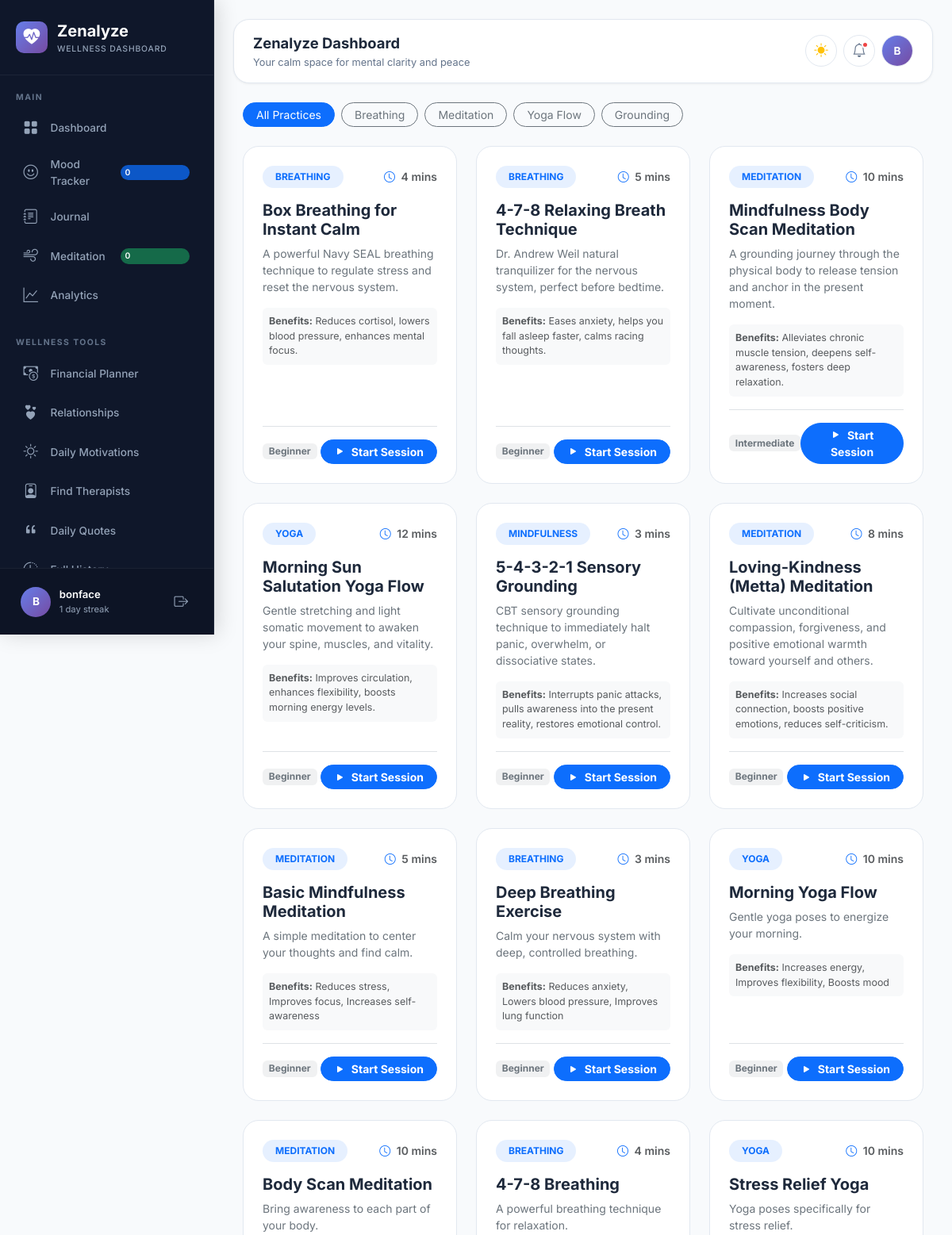
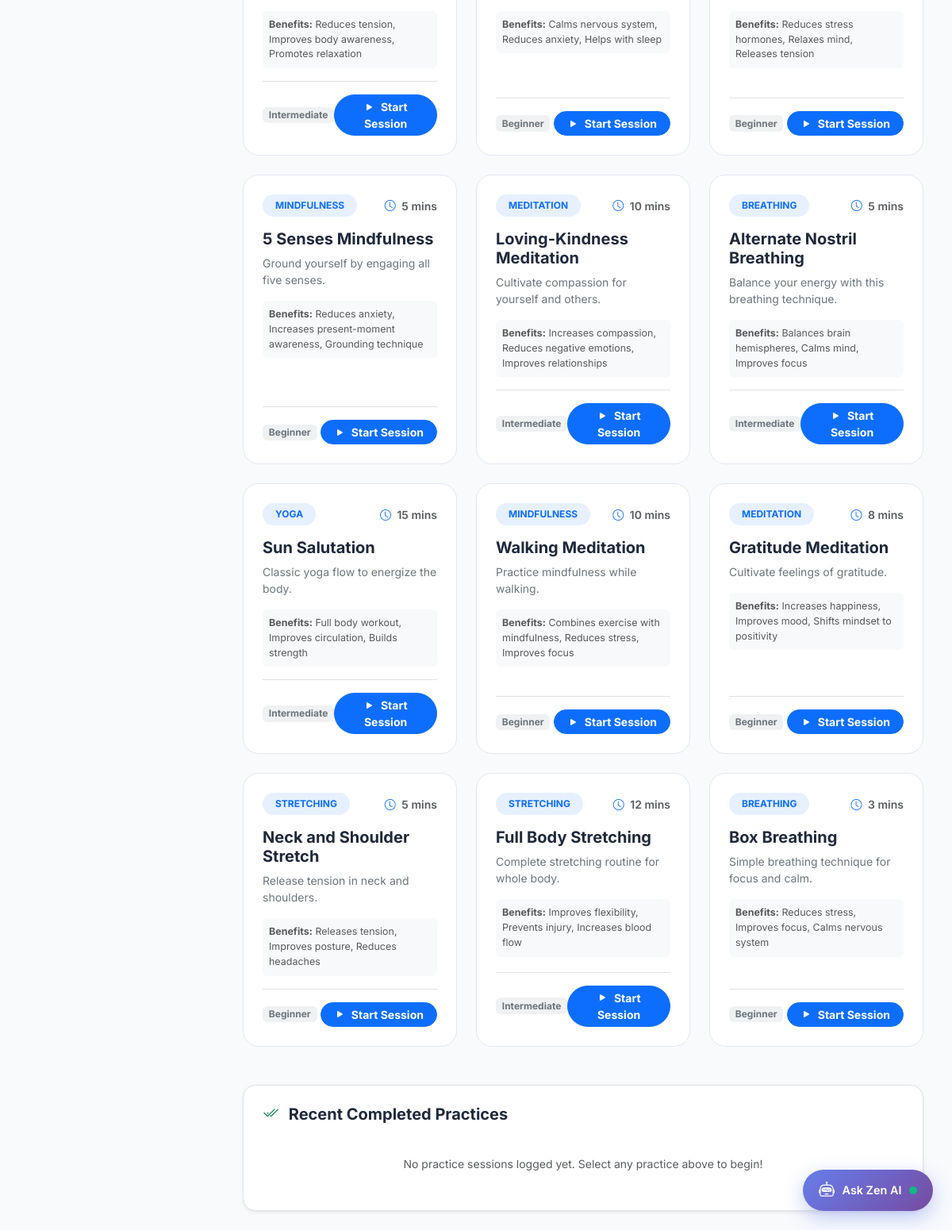
/exercises/ (signed in), run on the app's committed database (2 pictures, top to bottom).
### apps/accounts/models.py (models this page shows, shortened)
class User(AbstractUser):
    ROLE_CHOICES = [
        ('user', 'User'),
        ('admin', 'Admin'),
        ('therapist', 'Therapist'),
        ('moderator', 'Moderator'),
    ]
    email = models.EmailField(unique=True)
    full_name = models.CharField(max_length=150, blank=True)
    display_name = models.CharField(max_length=100, blank=True, null=True)
    avatar_url = models.CharField(max_length=500, blank=True, null=True)
    avatar = models.ImageField(upload_to='avatars/', blank=True, null=True)
    streak_days = models.IntegerField(default=0)
    wellness_score = models.IntegerField(default=50)
    role = models.CharField(max_length=20, choices=ROLE_CHOICES, default='user')
    emergency_contact_name = models.CharField(max_length=100, blank=True, null=True)
    emergency_contact_phone = models.CharField(max_length=50, blank=True, null=True)
    last_active = models.DateTimeField(auto_now=True)
    @property
    def is_admin_user(self):
        return self.role == 'admin' or self.is_superuser or self.is_staff
    @property
    def avatar_display_url(self):
        if self.avatar and hasattr(self.avatar, 'url'):
            return self.avatar.url
        if self.avatar_url:
            if self.avatar_url.startswith('http') or self.avatar_url.startswith('/'):
                return self.avatar_url
            return f"/{self.avatar_url}"
        return None
    @property
    def display_title(self):
        if self.display_name:
            return self.display_name
        if self.full_name:
            return self.full_name
        return self.username

### apps/wellness/models.py (models this page shows, shortened)
class Exercise(models.Model):
    DIFFICULTY_CHOICES = [
        ('beginner', 'Beginner'),
        ('intermediate', 'Intermediate'),
        ('advanced', 'Advanced'),
    ]
    title = models.CharField(max_length=255)
    description = models.TextField(blank=True)
    category = models.CharField(max_length=100, default='meditation')
    difficulty_level = models.CharField(max_length=20, choices=DIFFICULTY_CHOICES, default='beginner')
    duration_minutes = models.IntegerField(default=5)
    video_url = models.CharField(max_length=500, blank=True)
    video_type = models.CharField(max_length=20, default='youtube')
    thumbnail_image = models.CharField(max_length=500, blank=True)
    instructions = models.TextField(blank=True)
    benefits = models.TextField(blank=True)
    is_guided = models.BooleanField(default=False)
    is_featured = models.BooleanField(default=False)
    is_active = models.BooleanField(default=True)
    display_order = models.IntegerField(default=0)
    created_by = models.ForeignKey(settings.AUTH_USER_MODEL, on_delete=models.SET_NULL, null=True, blank=True)
    created_at = models.DateTimeField(auto_now_add=True)
    updated_at = models.DateTimeField(auto_now=True)
    class Meta:
        ordering = ['-is_featured', 'display_order', '-created_at']

### apps/wellness/views.py (the view, shortened to what this page needs)
# urls.py: path('exercises/', views.exercises_view, name='exercises'),
@login_required
def exercises_view(request):
    exercises = Exercise.objects.filter(is_active=True).order_by('-is_featured', 'display_order')
    user_sessions = UserExerciseSession.objects.filter(user=request.user)[:5]
    return render(request, 'wellness/exercises.html', {
        'exercises': exercises,
        'sessions': user_sessions,
        'completed_count': UserExerciseSession.objects.filter(user=request.user).count()
    })

### apps/notifications/models.py (called while the page is built)
    @property
    def icon_class(self):
        icon_map = {
            'system': 'bi-gear',
            'reminder': 'bi-bell',
            'achievement': 'bi-trophy',
            'community': 'bi-people',
            'mood': 'bi-emoji-smile',
            'journal': 'bi-journal-text',
            'wellness': 'bi-heart',
            'quote': 'bi-quote',
            'crisis': 'bi-exclamation-triangle',
            'message': 'bi-chat',
        }
        return icon_map.get(self.type, 'bi-bell')

### templates/wellness/exercises.html (shortened to what this page needs)
{% extends 'base_dashboard.html' %}
{% load static %}
{% block dashboard_content %}
<div class="container-fluid">
    <div class="d-flex flex-wrap gap-2 mb-4">
        <a href="?cat=" class="btn btn-sm {% if not selected_cat %}btn-primary{% else %}btn-outline-secondary{% endif %} rounded-pill px-3">All Practices</a>
        <a href="?cat=breathing" class="btn btn-sm {% if selected_cat == 'breathing' %}btn-primary{% else %}btn-outline-secondary{% endif %} rounded-pill px-3">Breathing</a>
        <a href="?cat=meditation" class="btn btn-sm {% if selected_cat == 'meditation' %}btn-primary{% else %}btn-outline-secondary{% endif %} rounded-pill px-3">Meditation</a>
        <a href="?cat=yoga" class="btn btn-sm {% if selected_cat == 'yoga' %}btn-primary{% else %}btn-outline-secondary{% endif %} rounded-pill px-3">Yoga Flow</a>
        <a href="?cat=mindfulness" class="btn btn-sm {% if selected_cat == 'mindfulness' %}btn-primary{% else %}btn-outline-secondary{% endif %} rounded-pill px-3">Grounding</a>
    </div>
    <div class="row g-4 mb-5">
        {% for ex in exercises %}
        <div class="col-md-6 col-lg-4">
            <div class="exercise-card">
                <div>
                    <div class="d-flex justify-content-between align-items-center mb-3">
                        <span class="badge bg-primary bg-opacity-10 text-primary fw-bold text-uppercase px-3 py-2 rounded-pill small">
                            {{ ex.category }}
                        </span>
                        <span class="text-muted small fw-semibold">
                            <i class="bi bi-clock me-1 text-primary"></i> {{ ex.duration_minutes }} mins
                        </span>
                    </div>
                    <h5 class="fw-bold mb-2" style="color: var(--text-primary);">{{ ex.title }}</h5>
                    <p class="text-secondary small mb-3">{{ ex.description }}</p>
                    {% if ex.benefits %}
                    <div class="p-2 rounded bg-light small text-muted mb-3" style="font-size: 0.78rem;">
                        <strong>Benefits:</strong> {{ ex.benefits }}
                    </div>
                    {% endif %}
                </div>
                <div class="pt-3 border-top d-flex justify-content-between align-items-center">
                    <span class="badge bg-secondary bg-opacity-10 text-secondary text-capitalize">
                        {{ ex.difficulty_level }}
                    </span>
                    <button class="btn btn-primary btn-sm rounded-pill px-3 fw-bold"
                            onclick="startExercise('{{ ex.id }}', '{{ ex.title|escapejs }}', {{ ex.duration_minutes }})">
                        <i class="bi bi-play-fill me-1"></i> Start Session
                    </button>
                </div>
            </div>
        </div>
        {% endfor %}
    </div>
    <div class="card p-4 rounded-4 border shadow-sm" style="background: var(--card-bg);">
        <h5 class="fw-bold mb-3" style="color: var(--text-primary);"><i class="bi bi-check2-all text-success me-2"></i> Recent Completed Practices</h5>
        {% if history %}
        <div class="table-responsive">
            <table class="table table-hover align-middle mb-0">
                <thead class="text-muted small">
                    <tr>
                        <th>Practice Title</th>
                        <th>Duration</th>
                        <th>Mood Shift</th>
                        <th>Completed At</th>
                    </tr>
                </thead>
                <tbody class="small">
                    {% for h in history %}
                    <tr>
                        <td class="fw-bold" style="color: var(--text-primary);">{{ h.exercise.title }}</td>
                        <td>{{ h.duration_minutes }} minutes</td>
                        <td>
                            <span class="badge bg-light text-muted">{{ h.mood_before }}/10</span>
                            <i class="bi bi-arrow-right text-success mx-1"></i>
                            <span class="badge bg-success text-white">{{ h.mood_after }}/10</span>
                        </td>
                        <td class="text-muted">{{ h.created_at|date:"M d, Y • g:i A" }}</td>
                    </tr>
                    {% endfor %}
                </tbody>
            </table>
        </div>
        {% else %}
        <div class="text-center py-4 text-muted small">No practice sessions logged yet. Select any practice above to begin!</div>
        {% endif %}
    </div>
</div>
{% endblock %}

### templates/includes/sidebar.html (shortened to what this page needs)
{% load static %}
<aside class="sidebar" id="sidebar">
    <div class="sidebar-header">
        <div class="sidebar-logo-icon"><i class="bi bi-heart-pulse-fill"></i></div>
        <div>
            <div class="sidebar-logo-text">Zenalyze</div>
            <div class="sidebar-logo-sub">Wellness Dashboard</div>
        </div>
    </div>
    <div class="sidebar-nav-wrap">
        <div class="nav-section">Main</div>
        <ul class="nav-list">
            <li class="nav-item">
                <a href="{% url 'wellness:dashboard' %}" class="nav-link {% if active_nav == 'dashboard' %}active{% endif %}">
                    <i class="bi bi-grid-fill"></i> <span>Dashboard</span>
                </a>
            </li>
            <li class="nav-item">
                <a href="{% url 'wellness:mood_log' %}" class="nav-link {% if active_nav == 'mood_log' %}active{% endif %}">
                    <i class="bi bi-emoji-smile"></i> <span>Mood Tracker</span>
                    <span class="nav-badge bg-primary bg-opacity-75 text-white">{{ user_stats.mood_count|default:0 }}</span>
                </a>
            </li>
            <li class="nav-item">
                <a href="{% url 'wellness:journal' %}" class="nav-link {% if active_nav == 'journal' %}active{% endif %}">
                    <i class="bi bi-journal-text"></i> <span>Journal</span>
                </a>
            </li>
            <li class="nav-item">
                <a href="{% url 'wellness:exercises' %}" class="nav-link {% if active_nav == 'exercises' %}active{% endif %}">
                    <i class="bi bi-wind"></i> <span>Meditation</span>
                    <span class="nav-badge bg-success bg-opacity-75 text-white">{{ user_stats.exercise_count|default:0 }}</span>
                </a>
            </li>
            <li class="nav-item">
                <a href="{% url 'wellness:analytics' %}" class="nav-link {% if active_nav == 'analytics' %}active{% endif %}">
                    <i class="bi bi-graph-up"></i> <span>Analytics</span>
                </a>
            </li>
        </ul>
        <div class="nav-section mt-3">Wellness Tools</div>
        <ul class="nav-list">
            <li class="nav-item">
                <a href="{% url 'wellness:financial' %}" class="nav-link {% if active_nav == 'financial' %}active{% endif %}">
                    <i class="bi bi-cash-coin"></i> <span>Financial Planner</span>
                </a>
            </li>
            <li class="nav-item">
                <a href="{% url 'wellness:relationships' %}" class="nav-link {% if active_nav == 'relationships' %}active{% endif %}">
                    <i class="bi bi-hearts"></i> <span>Relationships</span>
                </a>
            </li>
            <li class="nav-item">
                <a href="{% url 'wellness:motivations' %}" class="nav-link {% if active_nav == 'motivations' %}active{% endif %}">
                    <i class="bi bi-sun"></i> <span>Daily Motivations</span>
                </a>
            </li>
            <li class="nav-item">
                <a href="{% url 'therapists:index' %}" class="nav-link {% if active_nav == 'therapists' %}active{% endif %}">
                    <i class="bi bi-person-badge"></i> <span>Find Therapists</span>
                </a>
            </li>
            <li class="nav-item">
                <a href="{% url 'quotes:index' %}" class="nav-link {% if active_nav == 'quotes' %}active{% endif %}">
                    <i class="bi bi-quote"></i> <span>Daily Quotes</span>
                </a>
            </li>
            <li class="nav-item">
                <a href="{% url 'wellness:history' %}" class="nav-link {% if active_nav == 'history' %}active{% endif %}">
                    <i class="bi bi-clock-history"></i> <span>Full History</span>
                </a>
            </li>
        </ul>
    </div>
    <div class="sidebar-footer">
        <div class="sidebar-user">
            <div class="sidebar-avatar">
                {% if user.avatar_display_url %}
                    <img src="{{ user.avatar_display_url }}" alt="Avatar">
                {% else %}
                    {{ user.display_title|slice:":1"|upper }}
                {% endif %}
            </div>
            <div class="sidebar-user-info">
                <div class="sidebar-user-name">{{ user.display_title }}</div>
                <div class="sidebar-user-role">
                    {% if user.is_admin_user %}Admin{% else %}{{ user.streak_days }} day streak{% endif %}
                </div>
            </div>
            <a href="{% url 'accounts:logout' %}" class="sidebar-logout" title="Sign Out">
                <i class="bi bi-box-arrow-right"></i>
            </a>
        </div>
    </div>
</aside>

### templates/includes/topbar.html (shortened to what this page needs)
{% load static %}
<div class="topbar">
    <div class="topbar-left">
        <div>
            <div class="topbar-title">{% block topbar_title %}Zenalyze Dashboard{% endblock %}</div>
            <div class="topbar-subtitle">{% block topbar_subtitle %}Your calm space for mental clarity and peace{% endblock %}</div>
        </div>
    </div>
    <div class="topbar-right">
        <div class="dropdown">
            <button class="topbar-btn" data-bs-toggle="dropdown" title="Change Theme" aria-expanded="false">
                {% if current_theme == 'dark' %}
                    <i class="bi bi-moon-fill text-warning"></i>
                {% elif current_theme == 'auto' %}
                    <i class="bi bi-circle-half text-info"></i>
                {% else %}
                    <i class="bi bi-sun-fill text-warning"></i>
                {% endif %}
            </button>
        </div>
        <div class="dropdown">
            <button class="topbar-btn" data-bs-toggle="dropdown" title="Notifications" aria-expanded="false">
                <i class="bi bi-bell"></i>
                {% if unread_notifications_count > 0 %}
                <span class="notif-dot"></span>
                {% endif %}
            </button>
        </div>
        <div class="dropdown">
            <button class="topbar-btn" data-bs-toggle="dropdown" title="User Menu" aria-expanded="false">
                <div class="user-avatar-sm">
                    {% if user.avatar_display_url %}
                        <img src="{{ user.avatar_display_url }}" alt="Avatar">
                    {% else %}
                        {{ user.display_title|slice:":1"|upper }}
                    {% endif %}
                </div>
            </button>
        </div>
    </div>
</div>

### templates/wellness/exercises.html (style rules this page uses)
.exercise-card { background: var(--card-bg); border-radius: 20px; padding: 24px; border: 1px solid var(--border-color); transition: all 0.25s ease; height: 100%; display: flex; flex-direction: column; justify-content: space-between; }

### data on the page
User: display_title "B", display_title "bonface", streak_days "1"
Exercise: category "BREATHING", duration_minutes "4", title "Box Breathing for Instant Calm", description "A powerful Navy SEAL breathing technique to regulate stress and reset the nervous system.", benefits "Reduces cortisol, lowers blood pressure, enhances mental focus.", difficulty_level "Beginner"
Exercise: category "BREATHING", duration_minutes "5", title "4-7-8 Relaxing Breath Technique", description "Dr. Andrew Weil natural tranquilizer for the nervous system, perfect before bedtime.", benefits "Eases anxiety, helps you fall asleep faster, calms racing thoughts.", difficulty_level "Beginner"
Exercise: category "MEDITATION", duration_minutes "10", title "Mindfulness Body Scan Meditation", description "A grounding journey through the physical body to release tension and anchor in the present moment.", benefits "Alleviates chronic muscle tension, deepens self-awareness, fosters deep relaxation.", difficulty_level "Intermediate"
Exercise: category "YOGA", duration_minutes "12", title "Morning Sun Salutation Yoga Flow", description "Gentle stretching and light somatic movement to awaken your spine, muscles, and vitality.", benefits "Improves circulation, enhances flexibility, boosts morning energy levels.", difficulty_level "Beginner"
Exercise: category "MINDFULNESS", duration_minutes "3", title "5-4-3-2-1 Sensory Grounding", description "CBT sensory grounding technique to immediately halt panic, overwhelm, or dissociative states.", benefits "Interrupts panic attacks, pulls awareness into the present reality, restores emotional control.", difficulty_level "Beginner"
Exercise: category "MEDITATION", duration_minutes "8", title "Loving-Kindness (Metta) Meditation", description "Cultivate unconditional compassion, forgiveness, and positive emotional warmth toward yourself and others.", benefits "Increases social connection, boosts positive emotions, reduces self-criticism.", difficulty_level "Beginner"
Exercise: category "MEDITATION", duration_minutes "5", title "Basic Mindfulness Meditation", description "A simple meditation to center your thoughts and find calm.", benefits "Reduces stress, Improves focus, Increases self-awareness", difficulty_level "Beginner"
Exercise: category "BREATHING", duration_minutes "3", title "Deep Breathing Exercise", description "Calm your nervous system with deep, controlled breathing.", benefits "Reduces anxiety, Lowers blood pressure, Improves lung function", difficulty_level "Beginner"
Exercise: category "YOGA", duration_minutes "10", title "Morning Yoga Flow", description "Gentle yoga poses to energize your morning.", benefits "Increases energy, Improves flexibility, Boosts mood", difficulty_level "Beginner"
Exercise: category "MEDITATION", duration_minutes "10", title "Body Scan Meditation", description "Bring awareness to each part of your body.", benefits "Reduces tension, Improves body awareness, Promotes relaxation", difficulty_level "Intermediate"
Exercise: category "BREATHING", duration_minutes "4", title "4-7-8 Breathing", description "A powerful breathing technique for relaxation.", benefits "Calms nervous system, Reduces anxiety, Helps with sleep", difficulty_level "Beginner"
Exercise: category "YOGA", duration_minutes "10", title "Stress Relief Yoga", description "Yoga poses specifically for stress relief.", benefits "Reduces stress hormones, Relaxes mind, Releases tension", difficulty_level "Beginner"
Exercise: category "MINDFULNESS", duration_minutes "5", title "5 Senses Mindfulness", description "Ground yourself by engaging all five senses.", benefits "Reduces anxiety, Increases present-moment awareness, Grounding technique", difficulty_level "Beginner"
Exercise: category "MEDITATION", duration_minutes "10", title "Loving-Kindness Meditation", description "Cultivate compassion for yourself and others.", benefits "Increases compassion, Reduces negative emotions, Improves relationships", difficulty_level "Intermediate"
Exercise: category "BREATHING", duration_minutes "5", title "Alternate Nostril Breathing", description "Balance your energy with this breathing technique.", benefits "Balances brain hemispheres, Calms mind, Improves focus", difficulty_level "Intermediate"
Exercise: category "YOGA", duration_minutes "15", title "Sun Salutation", description "Classic yoga flow to energize the body.", benefits "Full body workout, Improves circulation, Builds strength", difficulty_level "Intermediate"
Exercise: category "MINDFULNESS", duration_minutes "10", title "Walking Meditation", description "Practice mindfulness while walking.", benefits "Combines exercise with mindfulness, Reduces stress, Improves focus", difficulty_level "Beginner"
Exercise: category "MEDITATION", duration_minutes "8", title "Gratitude Meditation", description "Cultivate feelings of gratitude.", benefits "Increases happiness, Improves mood, Shifts mindset to positivity", difficulty_level "Beginner"
Exercise: category "STRETCHING", duration_minutes "5", title "Neck and Shoulder Stretch", description "Release tension in neck and shoulders.", benefits "Releases tension, Improves posture, Reduces headaches", difficulty_level "Beginner"
Exercise: category "STRETCHING", duration_minutes "12", title "Full Body Stretching", description "Complete stretching routine for whole body.", benefits "Improves flexibility, Prevents injury, Increases blood flow", difficulty_level "Intermediate"
Exercise: category "BREATHING", duration_minutes "3", title "Box Breathing", description "Simple breathing technique for focus and calm.", benefits "Reduces stress, Improves focus, Calms nervous system", difficulty_level "Beginner"

### other printed values
{{ user_stats.mood_count|default:0 }} "0"
{{ user_stats.exercise_count|default:0 }} "0"
